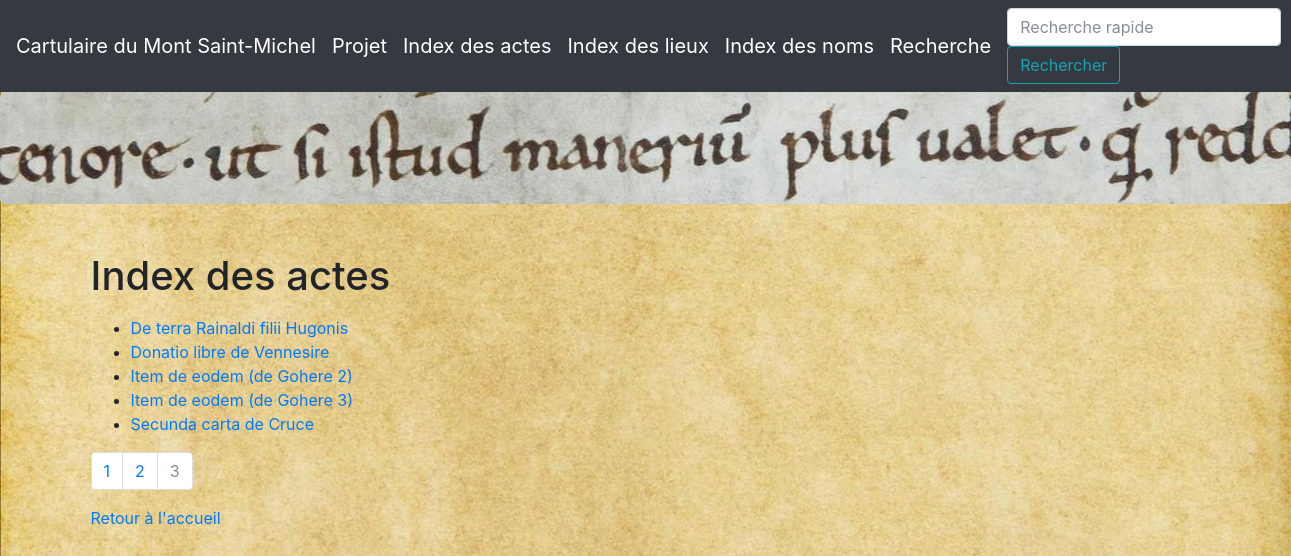
Screenshot of /index?keyword=&page=3 with the database file from the repository.
### app/modeles/donnees.py (models this page shows)
class Acte(db.Model):
    __tablename__ = "Acte"
    acte_id = db.Column(db.Integer, unique=True, nullable=False, primary_key=True, autoincrement=True)
    acte_titre = db.Column(db.Text, unique=True, nullable=False)
    acte_date = db.Column(db.Text, unique=False, nullable=False)
    acte_emetteur = db.Column(db.Text, unique=False, nullable=True)
    acte_type = db.Column(db.Text, unique=False, nullable=False)
    acte_abbatiat = db.Column(db.Text, unique=False, nullable=True)

### app/routes.py (the view)
@app.route("/index")
def index():
    page = request.args.get("page", 1)
    if isinstance(page, str) and page.isdigit():
        page = int(page)
    else:
        page = 1
    actes = Acte.query.order_by(Acte.acte_titre).paginate(page=page, per_page=actes_par_page)
    return render_template("pages/index.html", nom="Cartulaire", actes=actes)

### app/templates/pages/index.html (shortened to what this page needs)
{% extends "conteneur.html" %}
{% block afternav %}
    {% include "partials/cart.html" %}
{%endblock%}
{% block corps %}
    <h1 class="titre_page">Index des actes</h1>
        <ul>
            {% for acte in actes.items %}
                <li><a href="{{url_for('acte', acte_id=acte.acte_id)}}">{{acte.acte_titre}}</a></li>
            {% endfor %}
        </ul>
<nav aria-label="research-pagination">
      <ul class="pagination">
        {%- for page in actes.iter_pages() %}
            {% if page %}
              {% if page != actes.page %}
                <li class="page-item">
                    <a class="page-link" href="{{ url_for('index', keyword=keyword, page=page) }}">{{page}}</a>
                </li>
              {% else %}
                <li class="page-item active disabled">
                  <a class="page-link">{{page}} <span class="sr-only">(actuelle)</span></a>
                </li>
              {% endif %}
            {% else %}
                <li class="page-item disabled">
                  <a class="page-link">...</a>
                </li>
            {% endif %}
        {%- endfor %}
      </ul>
    </nav>
    <p><a href="{{url_for('accueil')}}">Retour à l'accueil</a></p>
{% endblock %}

### rows the page displays
Acte: acte_titre "De terra Rainaldi filii Hugonis"
Acte: acte_titre "Donatio libre de Vennesire"
Acte: acte_titre "Item de eodem (de Gohere 2)"
Acte: acte_titre "Item de eodem (de Gohere 3)"
Acte: acte_titre "Secunda carta de Cruce"

### other values shown
{{ page }} "1" "2"
{{ page }} "3"
